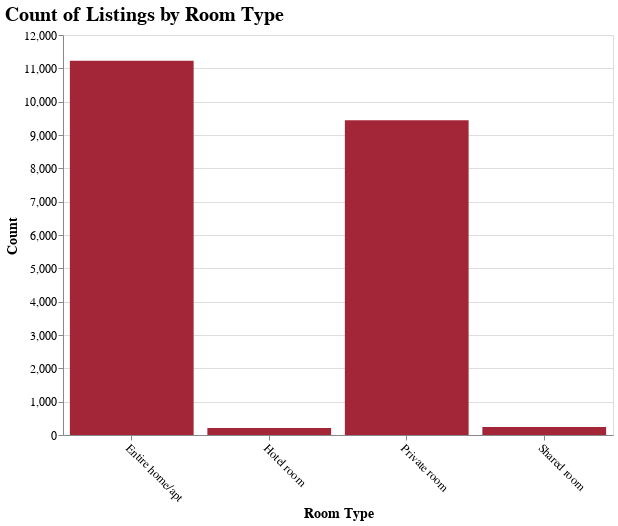

Notebook cell for this chart:
### Code cell
# Create a bar chart that shows the count based on the column room_type
room_type_count_chart = alt.Chart(room_type_df).mark_bar().encode(
    x=alt.X('room_type:N', title='Room Type', axis=alt.Axis(labelAngle=45)),
    y=alt.Y('count()', title='Count'),
    color=alt.value('#A32638')
).properties(
    title=alt.TitleParams(
        text='Count of Listings by Room Type',
        anchor='start',  # Align title to the left
        fontSize=20      # Change title font size
    ),
    width=550,
    height=400
).configure_axis(
    labelFontSize=12,
    titleFontSize=14
).configure_title(
    fontSize=20
)

room_type_count_chart.save('room_type_count_chart.png')
room_type_count_chart

### Figure 1 — Vega specification as saved in the notebook (floating-point values rounded to 4 significant figures)
{"$schema": "https://vega.github.io/schema/vega/v5.json", "data": [{"name": "source_0", "values": [{"__count": 9441, "room_type": "Private room"}, {"__count": 11228, "room_type": "Entire home/apt"}, {"__count": 238, "room_type": "Shared room"}, {"__count": 211, "room_type": "Hotel room"}]}, {"name": "source_0_x_domain_room_type", "values": [{"room_type": "Private room"}, {"room_type": "Entire home/apt"}, {"room_type": "Shared room"}, {"room_type": "Hotel room"}]}, {"name": "source_0_y_domain___count", "values": [{"min": 211, "max": 11228}]}], "marks": [{"type": "rect", "name": "marks", "from": {"data": "source_0"}, "encode": {"update": {"y": {"field": "__count", "scale": "y"}, "x": {"field": "room_type", "scale": "x"}, "y2": {"value": 0, "scale": "y"}, "width": {"signal": "max(0.25, bandwidth('x'))"}, "fill": {"value": "#A32638"}}}, "style": ["bar"]}], "scales": [{"name": "x", "type": "band", "domain": {"data": "source_0_x_domain_room_type", "field": "room_type", "sort": true}, "range": [0, {"signal": "width"}], "paddingOuter": 0.05, "paddingInner": 0.1}, {"name": "y", "type": "linear", "domain": [{"signal": "(data(\"source_0_y_domain___count\")[0] || {}).min"}, {"signal": "(data(\"source_0_y_domain___count\")[0] || {}).max"}], "range": [{"signal": "height"}, 0], "nice": true, "zero": true}], "axes": [{"scale": "y", "gridScale": "x", "orient": "left", "minExtent": 0, "aria": false, "maxExtent": 0, "zindex": 0, "ticks": false, "grid": true, "domain": false, "labels": false, "tickCount": {"signal": "ceil(height/40)"}}, {"scale": "x", "orient": "bottom", "title": "Room Type", "labelAngle": 45, "labelAlign": "left", "labelBaseline": "top", "zindex": 0, "grid": false}, {"scale": "y", "grid": false, "labelOverlap": true, "title": "Count", "tickCount": {"signal": "ceil(height/40)"}, "zindex": 0, "orient": "left"}], "title": {"text": "Count of Listings by Room Type", "anchor": "start", "fontSize": 20}, "config": {"axis": {"labelFontSize": 12, "titleFontSize": 14}, "style": {"group-title": {"fontSize": 20}}}, "background": "white", "height": 400, "style": "cell", "padding": 5, "width": 550}
